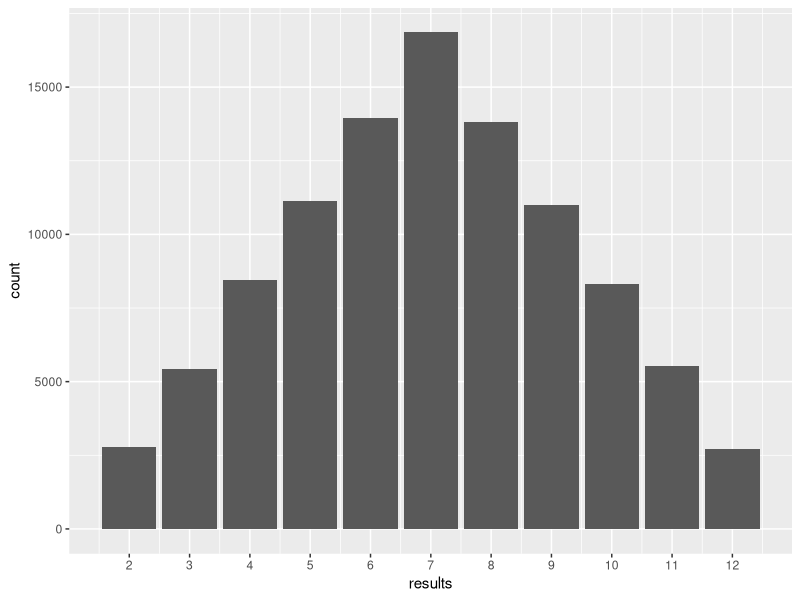

Source code (R):
## ---- chunk 1
knitr::opts_chunk$set(echo = TRUE)

library(tidyverse)
library(ggplot2)

## ---- chunk 2
roll_one_die <- function(){
  sample(x = 1:6, size = 1)
}

roll_one_die

roll_two_dice <- function(){
  roll_one_die() + roll_one_die()
}

roll_two_dice

## ---- chunk 3
x <- tibble(results = map_int(1:100000, ~ roll_two_dice()))

ggplot(x, aes(results)) + geom_bar() + scale_x_continuous(breaks = seq(2:13))



